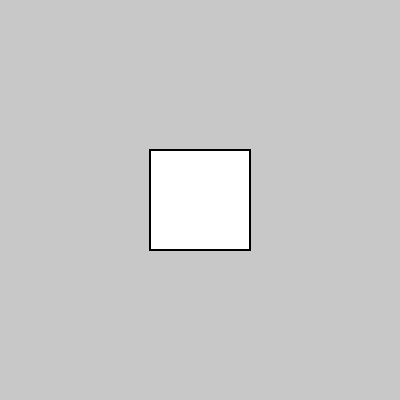
Frame 1 (no input)
Frame 60 (no input): identical to frame 1, image omitted
Frame 120 (the mouse pressed at the canvas centre since frame 60): identical to frame 1, image omitted

The p5.js sketch that drew this single still picture (run headless with seeded random() and noise() and a simulated clock; from frame 60 on, the mouse is pressed at the canvas centre):

// p5.js sketch
// ── sketch.js
let size = 100;
let isBlack = false; 
let clickCount = 0;   
let clicks = 2; 

function setup() {
  createCanvas(400, 400);
}

function draw() {
  background(200);
  stroke(0);
  strokeWeight(2);
  rectMode(CENTER);

  if (isBlack) {
    fill(0);
  } else {
    fill(255);
  }

  rect(width/2, height/2, size, size);
}

function mousePressed() {
  if (mouseX > width/2 - size/2 &&
      mouseX < width/2 + size/2 &&
      mouseY > height/2 - size/2 &&
      mouseY < height/2 + size/2) {

    clickCount++;

    if (clickCount >= clicks) {
      isBlack = !isBlack;  //white

      // Reset click count and update needed clicks
      clickCount = 0;
      if (isBlack) {
        clicks = 3; 
      } else {
        clicks = 2; 
      }
    }
  }
}
